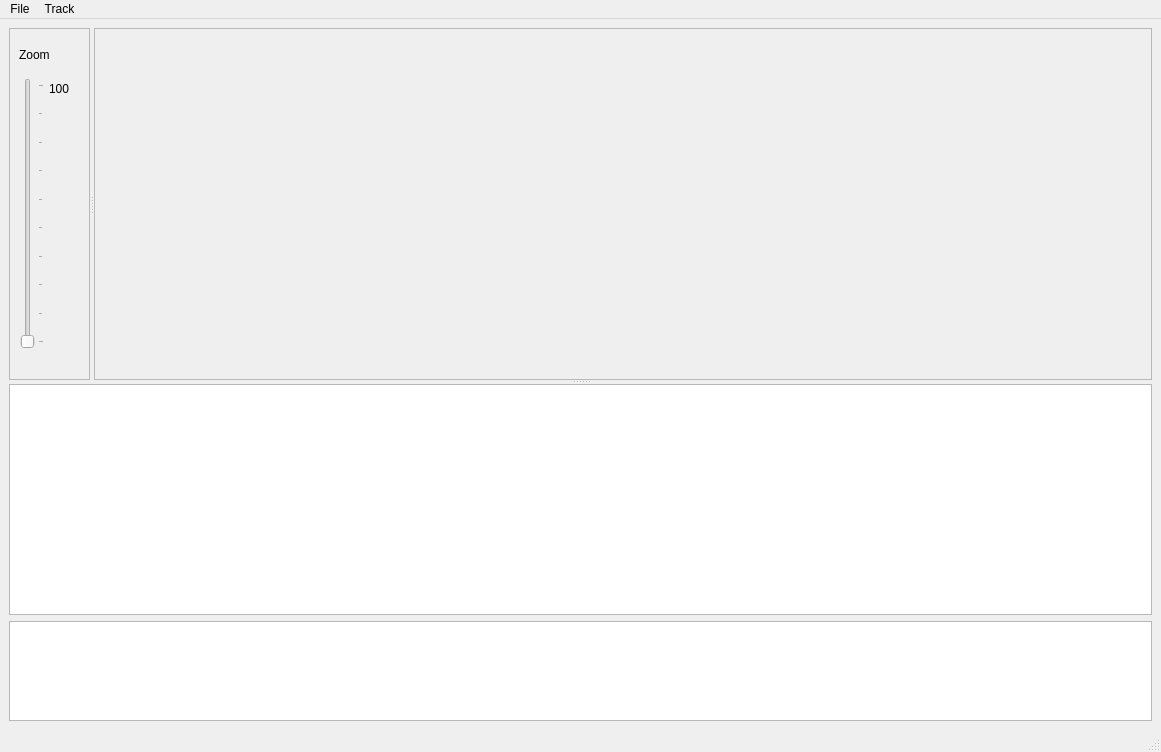
<ui version="4.0" >
 <class>TrackEditor2Class</class>
 <widget class="QMainWindow" name="TrackEditor2Class" >
  <property name="geometry" >
   <rect>
    <x>0</x>
    <y>0</y>
    <width>1161</width>
    <height>752</height>
   </rect>
  </property>
  <property name="windowTitle" >
   <string>MainWindow</string>
  </property>
  <widget class="QWidget" name="centralwidget" >
   <property name="sizePolicy" >
    <sizepolicy vsizetype="Expanding" hsizetype="Expanding" >
     <horstretch>0</horstretch>
     <verstretch>0</verstretch>
    </sizepolicy>
   </property>
   <layout class="QGridLayout" name="gridLayout" >
    <item row="0" column="0" >
     <widget class="QSplitter" name="splitter_2" >
      <property name="sizePolicy" >
       <sizepolicy vsizetype="Expanding" hsizetype="Preferred" >
        <horstretch>0</horstretch>
        <verstretch>0</verstretch>
       </sizepolicy>
      </property>
      <property name="orientation" >
       <enum>Qt::Vertical</enum>
      </property>
      <widget class="QSplitter" name="splitter" >
       <property name="sizePolicy" >
        <sizepolicy vsizetype="Preferred" hsizetype="Expanding" >
         <horstretch>0</horstretch>
         <verstretch>0</verstretch>
        </sizepolicy>
       </property>
       <property name="orientation" >
        <enum>Qt::Horizontal</enum>
       </property>
       <widget class="QFrame" name="frame" >
        <property name="minimumSize" >
         <size>
          <width>81</width>
          <height>0</height>
         </size>
        </property>
        <property name="maximumSize" >
         <size>
          <width>81</width>
          <height>16777215</height>
         </size>
        </property>
        <property name="frameShape" >
         <enum>QFrame::StyledPanel</enum>
        </property>
        <property name="frameShadow" >
         <enum>QFrame::Raised</enum>
        </property>
        <widget class="QLabel" name="label" >
         <property name="geometry" >
          <rect>
           <x>10</x>
           <y>17</y>
           <width>61</width>
           <height>20</height>
          </rect>
         </property>
         <property name="text" >
          <string>Zoom</string>
         </property>
        </widget>
        <widget class="QLabel" name="label_2" >
         <property name="geometry" >
          <rect>
           <x>40</x>
           <y>40</y>
           <width>31</width>
           <height>41</height>
          </rect>
         </property>
         <property name="text" >
          <string>100</string>
         </property>
        </widget>
        <widget class="QSlider" name="zoomSlider" >
         <property name="geometry" >
          <rect>
           <x>10</x>
           <y>50</y>
           <width>25</width>
           <height>271</height>
          </rect>
         </property>
         <property name="minimum" >
          <number>1</number>
         </property>
         <property name="maximum" >
          <number>10</number>
         </property>
         <property name="singleStep" >
          <number>1</number>
         </property>
         <property name="orientation" >
          <enum>Qt::Vertical</enum>
         </property>
         <property name="tickPosition" >
          <enum>QSlider::TicksBelow</enum>
         </property>
         <property name="tickInterval" >
          <number>1</number>
         </property>
        </widget>
       </widget>
       <widget class="QScrollArea" name="scrollArea" >
        <property name="sizePolicy" >
         <sizepolicy vsizetype="Expanding" hsizetype="Expanding" >
          <horstretch>0</horstretch>
          <verstretch>0</verstretch>
         </sizepolicy>
        </property>
        <property name="widgetResizable" >
         <bool>true</bool>
        </property>
        <widget class="QWidget" name="scrollAreaWidgetContents" >
         <property name="geometry" >
          <rect>
           <x>0</x>
           <y>0</y>
           <width>1063</width>
           <height>353</height>
          </rect>
         </property>
         <zorder>treeView</zorder>
        </widget>
       </widget>
      </widget>
      <widget class="QTreeView" name="treeView" >
       <property name="minimumSize" >
        <size>
         <width>0</width>
         <height>221</height>
        </size>
       </property>
       <property name="maximumSize" >
        <size>
         <width>16777215</width>
         <height>231</height>
        </size>
       </property>
      </widget>
     </widget>
    </item>
    <item row="1" column="0" >
     <widget class="QPlainTextEdit" name="nemaText" >
      <property name="enabled" >
       <bool>true</bool>
      </property>
      <property name="sizePolicy" >
       <sizepolicy vsizetype="Fixed" hsizetype="Expanding" >
        <horstretch>0</horstretch>
        <verstretch>0</verstretch>
       </sizepolicy>
      </property>
      <property name="minimumSize" >
       <size>
        <width>0</width>
        <height>100</height>
       </size>
      </property>
      <property name="maximumSize" >
       <size>
        <width>16777215</width>
        <height>100</height>
       </size>
      </property>
     </widget>
    </item>
   </layout>
  </widget>
  <widget class="QMenuBar" name="menubar" >
   <property name="geometry" >
    <rect>
     <x>0</x>
     <y>0</y>
     <width>1161</width>
     <height>25</height>
    </rect>
   </property>
   <widget class="QMenu" name="menuFile" >
    <property name="title" >
     <string>File</string>
    </property>
    <addaction name="action_Connect" />
    <addaction name="action_Load_Track" />
    <addaction name="action_Save_Track" />
    <addaction name="action_Save_Track_As" />
    <addaction name="separator" />
    <addaction name="action_Disconnect" />
    <addaction name="actionExit" />
   </widget>
   <widget class="QMenu" name="menuTrack" >
    <property name="title" >
     <string>Track</string>
    </property>
    <addaction name="action_Read_Log" />
    <addaction name="action_Start_Recording" />
    <addaction name="action_Stop_Recording" />
   </widget>
   <addaction name="menuFile" />
   <addaction name="menuTrack" />
  </widget>
  <widget class="QStatusBar" name="statusbar" />
  <action name="action_Connect" >
   <property name="text" >
    <string>&amp;Connect to GPS Device ...</string>
   </property>
  </action>
  <action name="actionExit" >
   <property name="text" >
    <string>E&amp;xit</string>
   </property>
  </action>
  <action name="action_Read_Log" >
   <property name="text" >
    <string>Read &amp;Log</string>
   </property>
  </action>
  <action name="action_Save_Track" >
   <property name="text" >
    <string>&amp;Save Track</string>
   </property>
  </action>
  <action name="action_Save_Track_As" >
   <property name="text" >
    <string>Save Track &amp;As ...</string>
   </property>
  </action>
  <action name="action_Load_Track" >
   <property name="text" >
    <string>&amp;Load Track ...</string>
   </property>
  </action>
  <action name="action_Disconnect" >
   <property name="text" >
    <string>&amp;Disconnect</string>
   </property>
  </action>
  <action name="action_Start_Recording" >
   <property name="text" >
    <string>Start &amp;Recording</string>
   </property>
  </action>
  <action name="action_Stop_Recording" >
   <property name="text" >
    <string>&amp;Stop Recording</string>
   </property>
  </action>
 </widget>
 <resources/>
 <connections/>
</ui>
